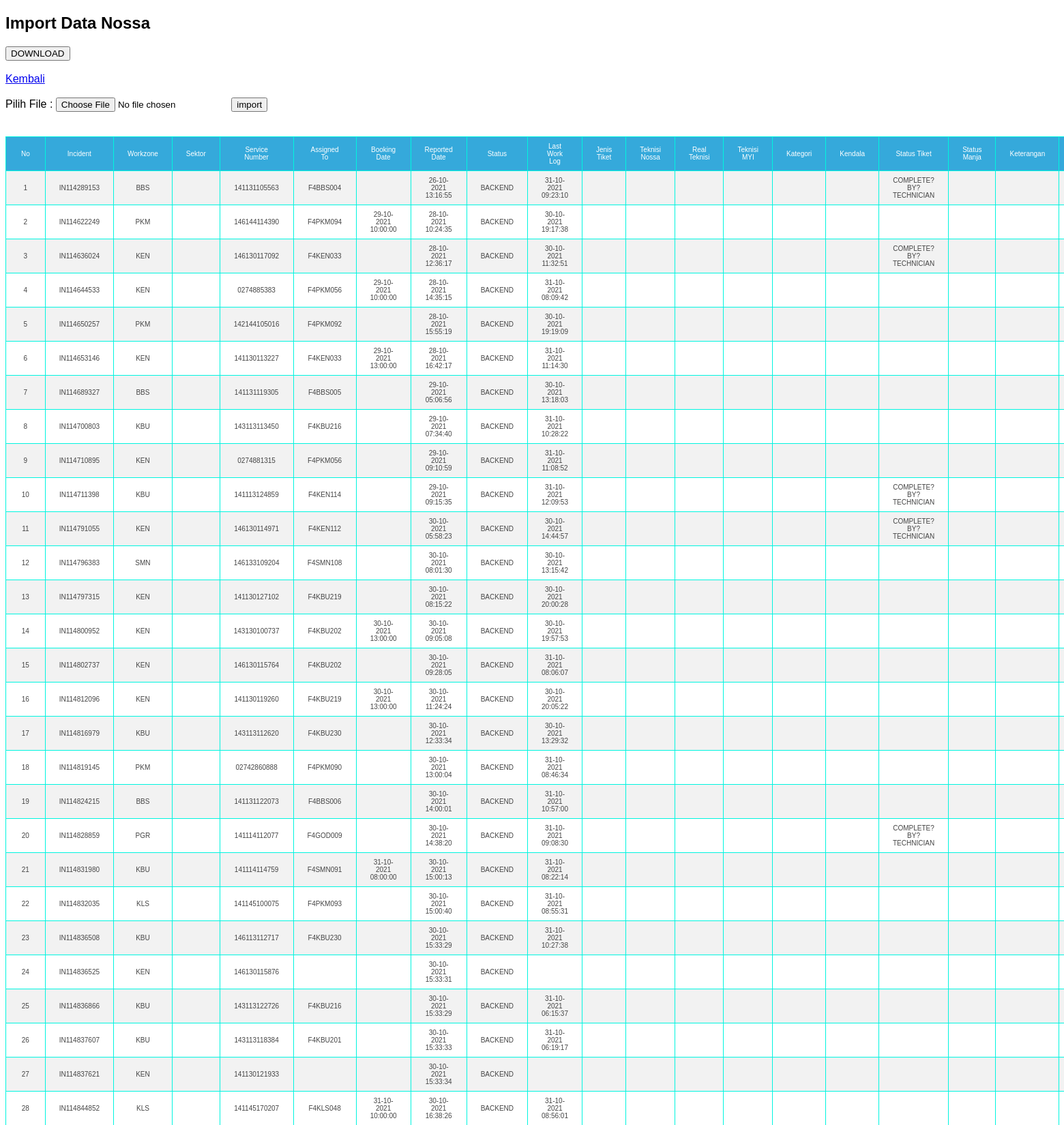
Page /ioan/index.php (upper part) on the committed database.
### tables this page shows
CREATE TABLE `nossa` (
  `no` int(20) NOT NULL,
  `incident` varchar(20) NOT NULL,
  `workzone` varchar(4) NOT NULL,
  `service_no` varchar(20) NOT NULL,
  `assigned_to` varchar(15) NOT NULL,
  `booking_date` varchar(25) NOT NULL,
  `reported_date` varchar(25) NOT NULL,
  `status` varchar(15) NOT NULL,
  `last_work_log` varchar(25) NOT NULL,
  `jenis_tiket` varchar(15) NOT NULL,
  `teknisi_nossa` varchar(50) NOT NULL,
  `real_teknisi` varchar(50) NOT NULL,
  `kategori` varchar(50) NOT NULL,
  `kendala` varchar(255) NOT NULL,
  `status_tiket` varchar(25) NOT NULL,
  `status_manja` varchar(50) NOT NULL,
  `keterangan` text NOT NULL,
  `date_inpute` date NOT NULL,
  `date_update` date NOT NULL
);

### ioan/index.php (the view, shortened to what this page needs)
<!DOCTYPE html>
<html>
    <head>
        <link rel="stylesheet" type="text/css" href="style.css">
    </head>
    <body>
        <h2>Import Data Nossa</h2>
       <a target="_blank" href="export.php"><button>DOWNLOAD</button></a> <br></br>
	<a href="https://dbsjogja.com/assurance/index.php/ImportTiket"><i class="fas fa-plus"></i>Kembali</a>
        <form method="post" enctype="multipart/form-data" action="upload3.php">
            Pilih File :
            <input name="datanossa" type="file" required="required">
            <input name="upload" type="submit" value="import">
        </form>
        <table class="table1">
            <tr>
                <th>No</th>
                <th>Incident</th>
                <th>Workzone</th>
                <th>Sektor</th>
                <th>Service Number</th>
                <th>Assigned To</th>
                <th>Booking Date</th>
                <th>Reported Date</th>
                <th>Status</th>
                <th>Last Work Log</th>
                <th>Jenis Tiket</th>
                <th>Teknisi Nossa</th>
                <th>Real Teknisi</th>
                <th>Teknisi MYI</th>
                <th>Kategori</th>
                <th>Kendala</th>
                <th>Status Tiket</th>
                <th>Status Manja</th>
                <th>Keterangan</th>
                <th>Date Input</th>
            </tr>
            <?php
            include 'koneksi.php';
            $no = 1;
            $data = mysqli_query($koneksi, "select * from nossa");
            while($d = mysqli_fetch_array($data)){
            ?>
                <tr>
                    <td><?php echo $no++; ?></td>
                    <td><?php echo $d['incident']; ?> </td>
                    <td><?php echo $d['workzone']; ?> </td>
                    <td><?php echo $d['sektor']; ?> </td>
                    <td><?php echo $d['service_no']; ?> </td>
                    <td><?php echo $d['assigned_to']; ?> </td>
                    <td><?php echo $d['booking_date']; ?> </td>
                    <td><?php echo $d['reported_date']; ?> </td>
                    <td><?php echo $d['status']; ?> </td>
                    <td><?php echo $d['last_work_log']; ?> </td>
                    <td><?php echo $d['jenis_tiket']; ?> </td>
                    <td><?php echo $d['teknisi_nossa']; ?> </td>
                    <td><?php echo $d['real_teknisi']; ?> </td>
                    <td><?php echo $d['teknisi_myi']; ?> </td>
                    <td><?php echo $d['kategori']; ?> </td>
                    <td><?php echo $d['kendala']; ?> </td>
                    <td><?php echo $d['status_tiket']; ?> </td>
                    <td><?php echo $d['status_manja']; ?> </td>
                    <td><?php echo $d['keterangan']; ?> </td>
                    <td><?php echo $d['date_inpute']; ?> </td>
                </tr>
            <?php
            }
            ?>
        </table>
    </body>
</html>

### ioan/style.css (style rules this page uses)
.table1 { font-family: sans-serif; font-size: x-small; color: #444; border-collapse: collapse; width: 50%; border: 1px solid #f2f5f7; }
.table1 tr th { background: #35A9DB; color: #fff; font-weight: normal; }
.table1, th, td { padding: 8px 20px; text-align: center; border: 1px solid #00f5e0; }
.table1 tr:nth-child(even) { background-color: #f2f2f2; }

### ioan/index.php (style rules this page uses)
body { font-family : sans-serif; }

### rows in the picture
nossa: incident "IN114289153", workzone "BBS", service_no "141131105563", assigned_to "F4BBS004", reported_date "26-10-2021 13:16:55", status "BACKEND", last_work_log "31-10-2021 09:23:10", status_tiket "COMPLETE?BY?TECHNICIAN"
nossa: incident "IN114622249", workzone "PKM", service_no "146144114390", assigned_to "F4PKM094", booking_date "29-10-2021 10:00:00", reported_date "28-10-2021 10:24:35", status "BACKEND", last_work_log "30-10-2021 19:17:38"
nossa: incident "IN114636024", workzone "KEN", service_no "146130117092", assigned_to "F4KEN033", reported_date "28-10-2021 12:36:17", status "BACKEND", last_work_log "30-10-2021 11:32:51", status_tiket "COMPLETE?BY?TECHNICIAN"
nossa: incident "IN114644533", workzone "KEN", service_no "0274885383", assigned_to "F4PKM056", booking_date "29-10-2021 10:00:00", reported_date "28-10-2021 14:35:15", status "BACKEND", last_work_log "31-10-2021 08:09:42"
nossa: incident "IN114650257", workzone "PKM", service_no "142144105016", assigned_to "F4PKM092", reported_date "28-10-2021 15:55:19", status "BACKEND", last_work_log "30-10-2021 19:19:09"
nossa: incident "IN114653146", workzone "KEN", service_no "141130113227", assigned_to "F4KEN033", booking_date "29-10-2021 13:00:00", reported_date "28-10-2021 16:42:17", status "BACKEND", last_work_log "31-10-2021 11:14:30"
nossa: incident "IN114689327", workzone "BBS", service_no "141131119305", assigned_to "F4BBS005", reported_date "29-10-2021 05:06:56", status "BACKEND", last_work_log "30-10-2021 13:18:03"
nossa: incident "IN114700803", workzone "KBU", service_no "143113113450", assigned_to "F4KBU216", reported_date "29-10-2021 07:34:40", status "BACKEND", last_work_log "31-10-2021 10:28:22"
nossa: incident "IN114710895", workzone "KEN", service_no "0274881315", assigned_to "F4PKM056", reported_date "29-10-2021 09:10:59", status "BACKEND", last_work_log "31-10-2021 11:08:52"
nossa: incident "IN114711398", workzone "KBU", service_no "141113124859", assigned_to "F4KEN114", reported_date "29-10-2021 09:15:35", status "BACKEND", last_work_log "31-10-2021 12:09:53", status_tiket "COMPLETE?BY?TECHNICIAN"
nossa: incident "IN114791055", workzone "KEN", service_no "146130114971", assigned_to "F4KEN112", reported_date "30-10-2021 05:58:23", status "BACKEND", last_work_log "30-10-2021 14:44:57", status_tiket "COMPLETE?BY?TECHNICIAN"
nossa: incident "IN114796383", workzone "SMN", service_no "146133109204", assigned_to "F4SMN108", reported_date "30-10-2021 08:01:30", status "BACKEND", last_work_log "30-10-2021 13:15:42"
nossa: incident "IN114797315", workzone "KEN", service_no "141130127102", assigned_to "F4KBU219", reported_date "30-10-2021 08:15:22", status "BACKEND", last_work_log "30-10-2021 20:00:28"
nossa: incident "IN114800952", workzone "KEN", service_no "143130100737", assigned_to "F4KBU202", booking_date "30-10-2021 13:00:00", reported_date "30-10-2021 09:05:08", status "BACKEND", last_work_log "30-10-2021 19:57:53"
nossa: incident "IN114802737", workzone "KEN", service_no "146130115764", assigned_to "F4KBU202", reported_date "30-10-2021 09:28:05", status "BACKEND", last_work_log "31-10-2021 08:06:07"
nossa: incident "IN114812096", workzone "KEN", service_no "141130119260", assigned_to "F4KBU219", booking_date "30-10-2021 13:00:00", reported_date "30-10-2021 11:24:24", status "BACKEND", last_work_log "30-10-2021 20:05:22"
nossa: incident "IN114816979", workzone "KBU", service_no "143113112620", assigned_to "F4KBU230", reported_date "30-10-2021 12:33:34", status "BACKEND", last_work_log "30-10-2021 13:29:32"
nossa: incident "IN114819145", workzone "PKM", service_no "02742860888", assigned_to "F4PKM090", reported_date "30-10-2021 13:00:04", status "BACKEND", last_work_log "31-10-2021 08:46:34"
nossa: incident "IN114824215", workzone "BBS", service_no "141131122073", assigned_to "F4BBS006", reported_date "30-10-2021 14:00:01", status "BACKEND", last_work_log "31-10-2021 10:57:00"
nossa: incident "IN114828859", workzone "PGR", service_no "141114112077", assigned_to "F4GOD009", reported_date "30-10-2021 14:38:20", status "BACKEND", last_work_log "31-10-2021 09:08:30", status_tiket "COMPLETE?BY?TECHNICIAN"
nossa: incident "IN114831980", workzone "KBU", service_no "141114114759", assigned_to "F4SMN091", booking_date "31-10-2021 08:00:00", reported_date "30-10-2021 15:00:13", status "BACKEND", last_work_log "31-10-2021 08:22:14"
nossa: incident "IN114832035", workzone "KLS", service_no "141145100075", assigned_to "F4PKM093", reported_date "30-10-2021 15:00:40", status "BACKEND", last_work_log "31-10-2021 08:55:31"
nossa: incident "IN114836508", workzone "KBU", service_no "146113112717", assigned_to "F4KBU230", reported_date "30-10-2021 15:33:29", status "BACKEND", last_work_log "31-10-2021 10:27:38"
nossa: incident "IN114836525", workzone "KEN", service_no "146130115876", reported_date "30-10-2021 15:33:31", status "BACKEND"
nossa: incident "IN114836866", workzone "KBU", service_no "143113122726", assigned_to "F4KBU216", reported_date "30-10-2021 15:33:29", status "BACKEND", last_work_log "31-10-2021 06:15:37"
nossa: incident "IN114837607", workzone "KBU", service_no "143113118384", assigned_to "F4KBU201", reported_date "30-10-2021 15:33:33", status "BACKEND", last_work_log "31-10-2021 06:19:17"
nossa: incident "IN114837621", workzone "KEN", service_no "141130121933", reported_date "30-10-2021 15:33:34", status "BACKEND"
nossa: incident "IN114844852", workzone "KLS", service_no "141145170207", assigned_to "F4KLS048", booking_date "31-10-2021 10:00:00", reported_date "30-10-2021 16:38:26", status "BACKEND", last_work_log "31-10-2021 08:56:01"
